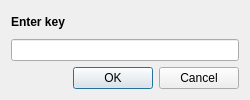
<ui version="4.0" >
 <class>CryptDialog</class>
 <widget class="QDialog" name="CryptDialog" >
  <property name="geometry" >
   <rect>
    <x>0</x>
    <y>0</y>
    <width>250</width>
    <height>100</height>
   </rect>
  </property>
  <property name="windowTitle" >
   <string>Encryption</string>
  </property>
  <layout class="QGridLayout" name="gridLayout" >
   <item row="0" column="0" >
    <widget class="QLabel" name="label" >
     <property name="text" >
      <string>&lt;b>Enter key&lt;/b></string>
     </property>
    </widget>
   </item>
   <item row="2" column="0" >
    <widget class="QDialogButtonBox" name="buttonBox" >
     <property name="orientation" >
      <enum>Qt::Horizontal</enum>
     </property>
     <property name="standardButtons" >
      <set>QDialogButtonBox::Cancel|QDialogButtonBox::Ok</set>
     </property>
    </widget>
   </item>
   <item row="1" column="0" >
    <widget class="QLineEdit" name="keyEdit" />
   </item>
  </layout>
 </widget>
 <resources/>
 <connections>
  <connection>
   <sender>buttonBox</sender>
   <signal>accepted()</signal>
   <receiver>CryptDialog</receiver>
   <slot>accept()</slot>
   <hints>
    <hint type="sourcelabel" >
     <x>248</x>
     <y>254</y>
    </hint>
    <hint type="destinationlabel" >
     <x>157</x>
     <y>274</y>
    </hint>
   </hints>
  </connection>
  <connection>
   <sender>buttonBox</sender>
   <signal>rejected()</signal>
   <receiver>CryptDialog</receiver>
   <slot>reject()</slot>
   <hints>
    <hint type="sourcelabel" >
     <x>316</x>
     <y>260</y>
    </hint>
    <hint type="destinationlabel" >
     <x>286</x>
     <y>274</y>
    </hint>
   </hints>
  </connection>
 </connections>
</ui>
